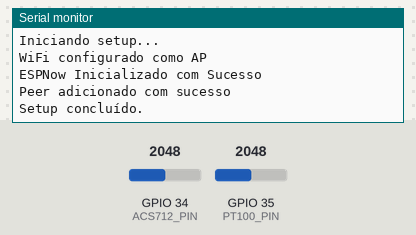
Recording of a sketch running on a simulated ESP32. On the bench: the last lines printed to the serial monitor. The inputs (shaded band) are chosen by the test bench; at power-on: GPIO 34 (ACS712_PIN) = 2048, GPIO 35 (PT100_PIN) = 2048.

Above: at 3.2 s.
3.3 s: GPIO 34 (ACS712_PIN) set to 2866
At 5.8 s:
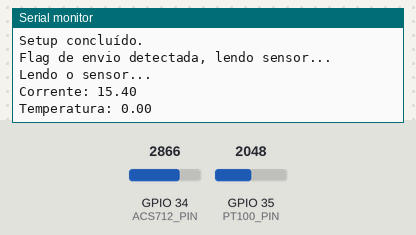
6.3 s: GPIO 35 (PT100_PIN) set to 2866
At 7.8 s:
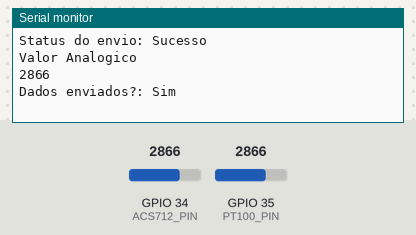
8.5 s: GPIO 34 (ACS712_PIN) set to 3040
At 9.8 s:
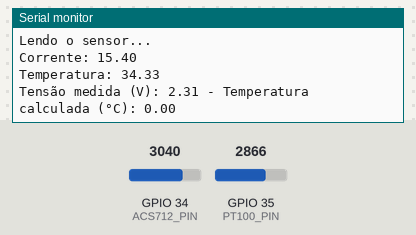
10.0 s: GPIO 35 (PT100_PIN) set to 3040
At 11.8 s:
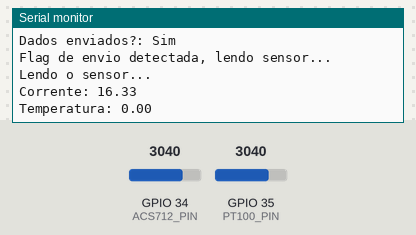

Measured:
- after the input at 3.3 s, the serial monitor: prints a new line after 1.7 s (image 1)

The sketch:

Codigo_ESP_auxiliar.ino
```cpp
#include <esp_now.h>
#include <WiFi.h>

#define ID "sensor1"
#define CHANNEL 6

#define ACS712_PIN 34
#define PT100_PIN 35
#define INTERVAL 5000
#define SOFTWARE_INTERVAL 1000
#define NUM_SAMPLES 100  // Número de amostras para média

uint8_t gatewayMacAdress[6] = {0x8C, 0x4B, 0x14, 0x9C, 0xD0, 0x9C};
esp_now_peer_info_t gateway;

typedef struct {
  char id[30];
  float current;
  float temperature;
} SensorData;

SensorData sensorData;

hw_timer_t *timer = NULL;
int contador_espnow = 0, flag_espnow = 0;
double valor_corrente = 0;
int valor_corrente_adc = 0;

double filtro_a(double x_n, double Ts, double wn) {
  static double y_n = 0, y_nm1 = 0, x_nm1 = 0;
  double alpha = Ts * wn;
  y_n = ((2 - alpha) / (alpha + 2)) * y_nm1 + (alpha / (alpha + 2)) * (x_n + x_nm1);
  y_nm1 = y_n;
  x_nm1 = x_n;
  return y_n;
}

double filtro_b(double x_n, double Ts, double wn) {
  static double y_n = 0, y_nm1 = 0, x_nm1 = 0;
  double alpha = Ts * wn;
  y_n = ((2 - alpha) / (alpha + 2)) * y_nm1 + (alpha / (alpha + 2)) * (x_n + x_nm1);
  y_nm1 = y_n;
  x_nm1 = x_n;
  return y_n;
}

void IRAM_ATTR ISR_Timer() {
  valor_corrente_adc = analogRead(ACS712_PIN);
  valor_corrente = ((valor_corrente_adc * 3.3) / 4095.0);
  valor_corrente = (valor_corrente) / (1.5 * 0.1); // 100 mv/A equivale ao ganho do sensor e 1.5 é a VRef/2
  valor_corrente = valor_corrente * valor_corrente;
  valor_corrente = filtro_a(valor_corrente, 0.001, 2 * 3.1415 * 5);
  valor_corrente = sqrt(valor_corrente);
  valor_corrente = filtro_b(valor_corrente, 0.001, 2 * 3.1415 * 1);

  contador_espnow++;
  if (contador_espnow >= 3000)// ajusta o tempo de leitura do timer
  {
    contador_espnow = 0;
    flag_espnow = 1;
  }
}

void setup() {
  Serial.begin(115200);
  delay(2000); // Aguarda a inicialização do monitor serial

  Serial.println("Iniciando setup...");

  pinMode(ACS712_PIN, INPUT);
  pinMode(PT100_PIN, INPUT);

  setupWiFi();
  setupEspNow();
  addGatewayAsPeer();

  timer = timerBegin(1000000);
  timerAttachInterrupt(timer, &ISR_Timer);
  timerAlarm(timer, 1000, true, 0);

  Serial.println("Setup concluído.");
}

void loop() {
  if (flag_espnow == 1) {
    Serial.println("Flag de envio detectada, lendo sensor...");
    readSensor();
    sendSensorData();
    flag_espnow = 0;
    Serial.println("Valor Analogico");
    Serial.println(analogRead(ACS712_PIN));
  }
}

void readSensor() {
  Serial.println("Lendo o sensor...");

  sensorData.current = valor_corrente;
    strcpy(sensorData.id, ID);
    Serial.print("Corrente: ");
    Serial.println(sensorData.current);
    Serial.print("Temperatura: ");
    Serial.println(sensorData.temperature);

  float voltage = readVoltage();  // Leitura média da tensão
  float temperature = convertVoltageToTemperature(voltage);  // Conversão da tensão para temperatura

  // Limitação da temperatura entre 0 e 110 graus Celsius
  if (temperature < 0) {
    temperature = 0;
  } else if (temperature > 110) {
    temperature = 110;
  }
  sensorData.temperature = temperature;

  Serial.print("Tensão medida (V): ");
  Serial.print(voltage, 2);  // Imprime a tensão com 2 casas decimais
  Serial.print(" - Temperatura calculada (°C): ");
  Serial.println(temperature, 2);  // Imprime a temperatura com 2 casas decimais

  delay(1000);  // Aguarda 1 segundo antes da próxima leitura
}

float readVoltage() {
  long sum = 0;  // Variável para armazenar a soma das leituras

  for (int i = 0; i < NUM_SAMPLES; i++) {
    sum += analogRead(PT100_PIN);  // Leitura do ADC
    delay(10);  // Pequena pausa entre as leituras para estabilidade
  }

  float average = sum / NUM_SAMPLES;  // Calcula a média
  float voltage = (average / 4095.0) * 3.3;  // Converte a média para tensão (considerando ADC de 12 bits e Vref de 3.3V)

  return voltage;
}

float convertVoltageToTemperature(float voltage) {
  // Coeficientes baseados no ajuste polinomial
  float a = -50.6;  // Coeficiente quadrático
  float b = 51.9;  // Coeficiente linear
  float c = 86.5;  // Termo constante

  // Fórmula do ajuste polinomial
  float temperature = a * voltage * voltage + b * voltage + c;

  return temperature;
}

void sendSensorData() {
  esp_err_t result = esp_now_send(gatewayMacAdress, (uint8_t*)&sensorData, sizeof(sensorData));
  Serial.print("Status do envio: ");
  if (result == ESP_OK) {
    Serial.println("Sucesso");
  } else {
    Serial.println("Erro no envio");
  }
}

void setupWiFi() {
  WiFi.disconnect(true, true);
  WiFi.mode(WIFI_AP);
  bool hidden = true;
  if (WiFi.softAP(ID, "12345678", CHANNEL, hidden)) {
    Serial.println("WiFi configurado como AP");
  } else {
    Serial.println("Falha ao configurar WiFi como AP");
  }
}

void setupEspNow() {
  if (esp_now_init() == ESP_OK) {
    Serial.println("ESPNow Inicializado com Sucesso");
    esp_now_register_send_cb(onDataSent);
  } else {
    Serial.println("ESPNow Falha ao inicializar");
    ESP.restart();
  }
}

void addGatewayAsPeer() {
  gateway.channel = CHANNEL;
  gateway.encrypt = 0;
  gateway.ifidx = WIFI_IF_AP;
  memcpy(gateway.peer_addr, gatewayMacAdress, sizeof(gatewayMacAdress));
  if (esp_now_add_peer(&gateway) == ESP_OK) {
    Serial.println("Peer adicionado com sucesso");
  } else {
    Serial.println("Falha ao adicionar peer");
  }
}

void onDataSent(const uint8_t *mac_addr, esp_now_send_status_t status) {
  Serial.print("Dados enviados?: ");
  Serial.println(status == ESP_NOW_SEND_SUCCESS ? "Sim" : "Falhou");
}
```
